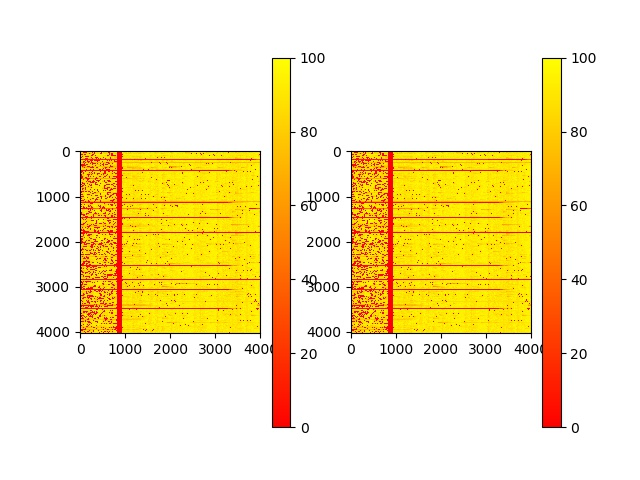

Write Python code to recreate this figure.
# coding=utf-8
from matplotlib import pyplot as plt
import numpy as np
from pylab import *
import csv
from matplotlib.ticker import MultipleLocator, FormatStrFormatter

X = []
Z = []
Y = []
i = 0
j = 0
while j<4034 :
  while i<4000 :
    Y.append(0)
    i = i + 1
  i = 0
  X.append(Y)
  Z.append(Y)
  Y = []
  j = j + 1
index = 0
machine_meta_file=csv.reader(open('F:\\download\\machine_usage\\machine_usage.csv','r'))
for mac in machine_meta_file :
        machine_id=int(mac[0][2:])

        time=float(mac[1])
        time_seg=int(time/3456)
        if index%101==0 and mac[2] != "" and mac[3] != "":
           cpu=int(re.sub("\D","",mac[2]))
           mem=int(re.sub("\D","",mac[3]))
           tmp=0
           while tmp<20 :
              X[machine_id-1][time_seg*20+tmp]=cpu
              Z[machine_id-1][time_seg*20+tmp]=mem
              tmp=tmp+1


        #d=[]
        #d=sorted(chunk.values,key=lambda x:x[2])
        index+=1
        if index %100000==0 :
            print (index)


out=open('machine_hot.csv','w',newline='')
csv_write=csv.writer(out,dialect='excel')
i=0
while i<4034 :
    csv_write.writerow(X[i])
    i=i+1
i=0
while i<4034:
    csv_write.writerow(Z[i])
    i=i+1

out.close()





plt.ylim(0,4100)
plt.xlim(0,4000)
plt.xticks(np.linspace(0,4000,9,endpoint=True),('0','1','2','3','4','5','6','7','8'))
plt.yticks(np.linspace(0,4100,11,endpoint=True))

plt.subplot(1,2,1)
imshow(X,cmap=plt.cm.autumn,vmax=100,vmin=0,interpolation='nearest')
colorbar()


plt.subplot(1,2,2)
imshow(Z,cmap=plt.cm.autumn,vmax=100,vmin=0,interpolation='nearest')
colorbar()


savefig("hot.jpg")
show()


